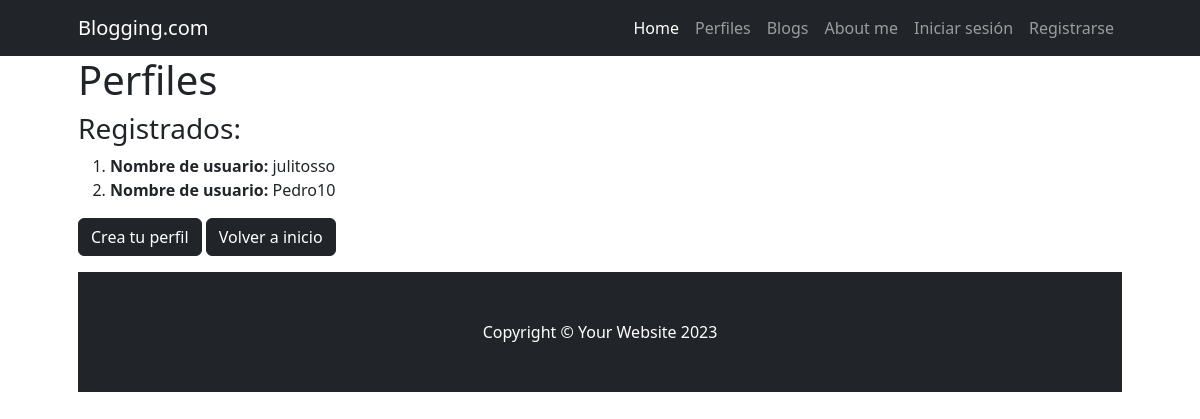
The page /cliente/ on the database as committed earlier.
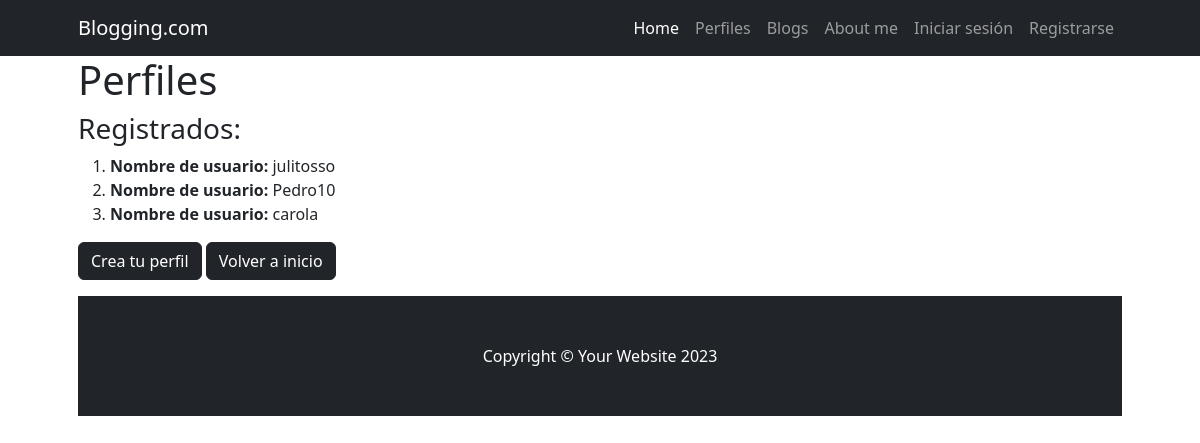
The same page on the database as committed later.
### cliente/models.py (models this page shows, shortened)
class Perfil(models.Model):
    nombre = models.CharField(max_length=100)
    apellido = models.CharField(max_length=100)
    mail = models.CharField(max_length=100)
    nacimiento = models.CharField(max_length=50)
    usuario = models.ForeignKey(Usuario, on_delete=models.SET_NULL, null=True, blank=True)
    biografia= models.CharField(max_length=1000, null=True, blank=True)

class Usuario(models.Model):
    usuario = models.CharField(max_length=100)
    def __str__(self) -> str:
        return f"{self.usuario}"

### cliente/views.py (the view)
# urls.py: path("", views.perfil, name="perfil"),
def perfil(request):
    perfiles = models.Perfil.objects.all()
    return render(request, "cliente/perfil.html", {"perfiles":perfiles})

### cliente/templates/cliente/perfil.html
{% extends 'home/base.html' %}
{% block title %}
    <h1>Perfiles</h1>
{% endblock title %}
{% block content %}
    <h3>Registrados:</h3>
    <ol>
        {% for perfil in perfiles %}
            <li><strong>Nombre de usuario:</strong> {{perfil.usuario}}</li>
        {% endfor %}
    </ol>
    <a href="{% url 'cliente:crear_perfil' %}" class="btn btn-dark">Crea tu perfil</a>
    <a href="{% url 'home:index' %}" class="btn btn-dark">Volver a inicio</a>
{% endblock content %}

Rows that differ between the two databases and show on the page:
added Perfil: usuario "carola"
